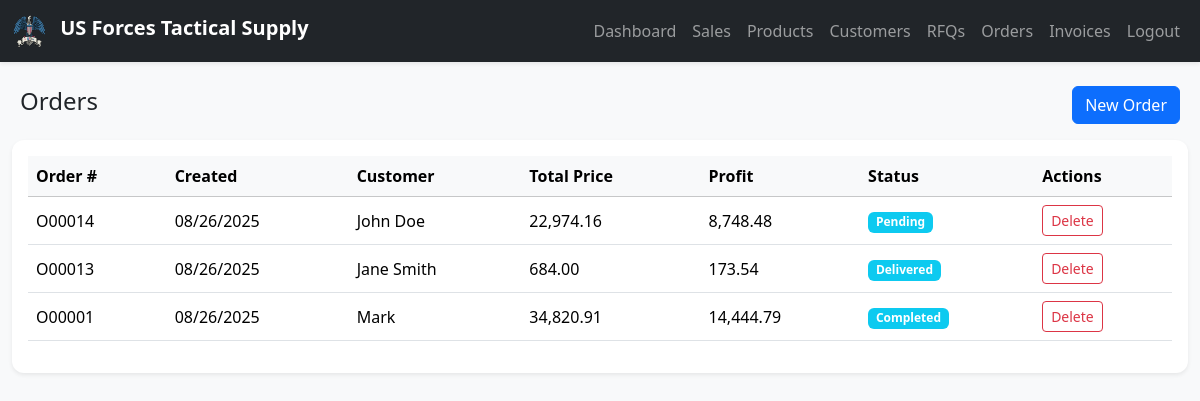
Page /modules/orders.php (signed in) on the committed database.
### tables this page shows
CREATE TABLE `orders` (
  `id` int(11) NOT NULL,
  `code` varchar(20) DEFAULT NULL,
  `rfq_id` int(11) DEFAULT NULL,
  `customer_id` int(11) NOT NULL,
  `status` enum('Pending','Delivered','Completed') DEFAULT 'Pending',
  `tracking_number` varchar(100) DEFAULT NULL,
  `total_cost` decimal(12,2) DEFAULT 0.00,
  `total_price` decimal(12,2) DEFAULT 0.00,
  `profit` decimal(12,2) DEFAULT 0.00,
  `margin` decimal(6,2) DEFAULT 0.00,
  `created_at` timestamp NOT NULL DEFAULT current_timestamp()
);

CREATE TABLE `customers` (
  `id` int(11) NOT NULL,
  `code` varchar(20) DEFAULT NULL,
  `name` varchar(100) NOT NULL,
  `company` varchar(150) DEFAULT NULL,
  `email` varchar(100) DEFAULT NULL,
  `phone` varchar(50) DEFAULT NULL,
  `tax_id` varchar(50) DEFAULT NULL,
  `address` text DEFAULT NULL,
  `created_at` timestamp NOT NULL DEFAULT current_timestamp()
);

### modules/orders.php (the view, shortened to what this page needs)
<?php
include("../templates/header.php");
include("../templates/navbar.php");
include("../includes/auth.php");
$orders = mysqli_query($conn, "
    SELECT o.*, c.name AS customer
    FROM orders o
    JOIN customers c ON o.customer_id=c.id
    ORDER BY o.id DESC
");
?>
<div class="container-fluid mt-4">
    <div class="d-flex justify-content-between align-items-center mb-3 px-2">
        <h4>Orders</h4>
        <a href="order_add.php" class="btn btn-primary">New Order</a>
    </div>
    <div class="card shadow-sm border-0">
        <div class="card-body">
            <div class="table-responsive">
                <table class="table table-hover align-middle">
                    <thead class="table-light">
                        <tr>
                            <th>Order #</th>
                            <th>Created</th>
                            <th>Customer</th>
                            <th>Total Price</th>
                            <th>Profit</th>
                            <th>Status</th>
                            <th>Actions</th>
                        </tr>
                    </thead>
                    <tbody>
                        <?php while ($o = mysqli_fetch_assoc($orders)) { ?>
                            <tr onclick="window.location='order_edit.php?id=<?= $o['id'] ?>'">
                                <td><?= htmlspecialchars($o['code']) ?></td>
                                <td><?= date("m/d/Y", strtotime($o['created_at'])) ?></td>
                                <td><?= htmlspecialchars($o['customer']) ?></td>
                                <td><?= number_format($o['total_price'], 2) ?></td>
                                <td><?= number_format($o['profit'], 2) ?></td>
                                <td><span class="badge bg-info"><?= $o['status'] ?></span></td>
                                <td>
                                    <a href="?delete=<?= $o['id'] ?>" class="btn btn-sm btn-outline-danger"
                                        onclick="return confirm('Delete this Order?');">
                                        Delete
                                    </a>
                                </td>
                            </tr>
                        <?php } ?>
                    </tbody>
                </table>
            </div>
        </div>
    </div>
</div>
<?php include("../templates/footer.php"); ?>

### assets/style.css (style rules this page uses)
body { font-family: 'Segoe UI', Tahoma, sans-serif; }
.card { border-radius: 12px; }

### rows in the picture
orders: code "O00014", created_at "08/26/2025", customer.name "John Doe", total_price "22,974.16", profit "8,748.48", status "Pending"
orders: code "O00013", created_at "08/26/2025", customer.name "Jane Smith", total_price "684.00", profit "173.54", status "Delivered"
orders: code "O00001", created_at "08/26/2025", customer.name "Mark", total_price "34,820.91", profit "14,444.79", status "Completed"
